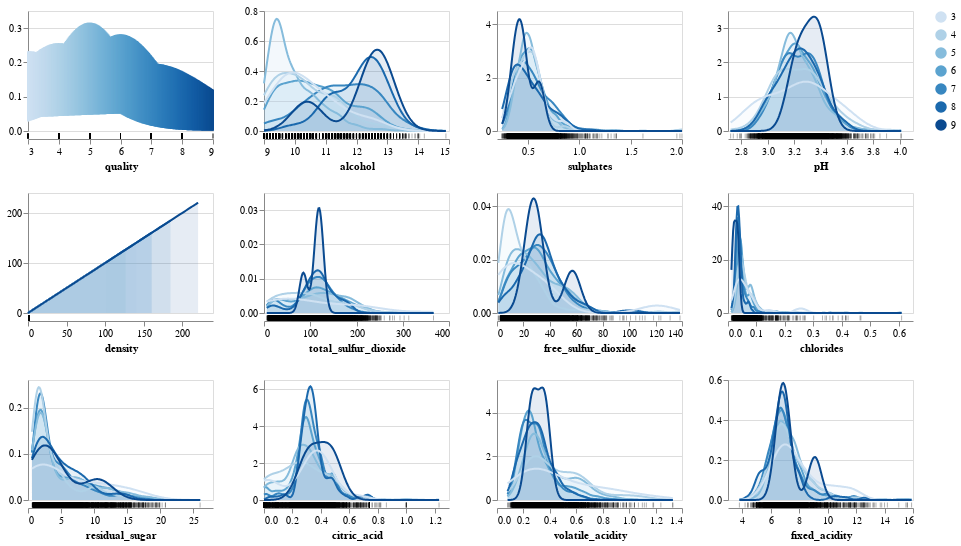

The code cell stored with this chart in its notebook:
### Markdown cell above
#### 1.EDA

**1.1 Distribution of quality scores across numerical features**

### Code cell
aly.alt.data_transformers.enable('vegafusion')

aly.dist(train_df, color='quality')
